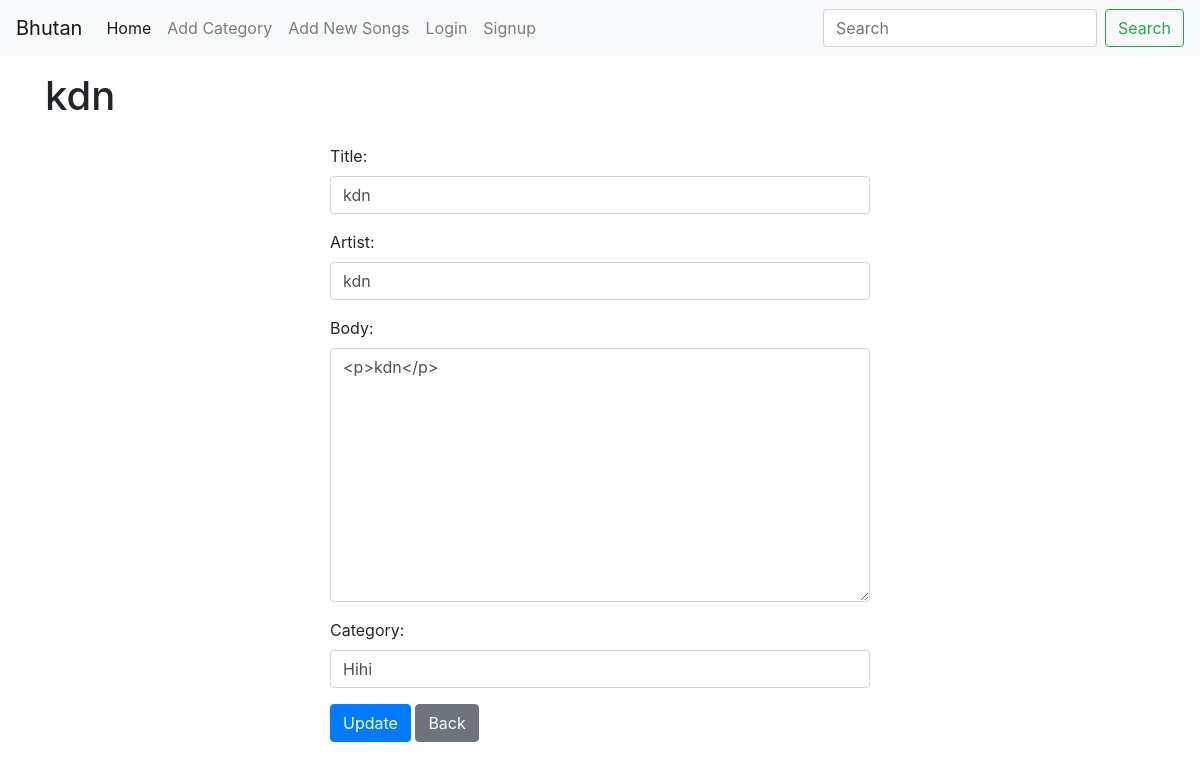
The app's page /song/update/9 with its own data.
### song/models.py (models this page shows, shortened)
class Post(models.Model):
    title = models.CharField(max_length=255)
    header_image = models.ImageField(null=True,blank=True,upload_to="images/")
    author = models.ForeignKey(User,on_delete=models.CASCADE)
    artist = models.CharField(max_length=255)
    body = RichTextField(blank=True,null=True)
    created_date = models.DateTimeField(auto_now_add=True)
    updated_date = models.DateTimeField(auto_now=True)
    category = models.CharField(max_length=255,default='general')

### song/views.py (the view, shortened to what this page needs)
# urls.py: path('song/update/<int:pk>', SongUpdateView.as_view(), name='update-song'),
class SongUpdateView(UpdateView):
    model = Post
    form_class = SongUpdateForm
    template_name = 'song/update_song.html'

### song/forms.py
class SongUpdateForm(forms.ModelForm):
    class Meta:
        model = Post
        fields = ('title','artist','body','category')
        widgets ={
            'title': forms.TextInput(attrs={'class':'form-control'}),
            'artist': forms.TextInput(attrs={'class':'form-control'}),
            'body': forms.Textarea(attrs={'class':'form-control'}),
            'category': forms.TextInput(attrs={'class':'form-control'}),
        }

### song/templates/song/update_song.html (shortened to what this page needs)
{% extends './base.html' %}
<h1 class="py-3">{{post.title}}</h1>
<div class="row">
    <div class="col-md-6 offset-md-3">
        <form method="POST">
            {{form.as_p}}
            <button class="btn btn-primary">Update</button>
            <a href="{% url 'home' %" class="btn btn-secondary">Back</a>
        </form>
    </div>
</div>

### records on screen
Post: title "kdn", artist "kdn", body "<p>kdn</p>", category "Hihi"
